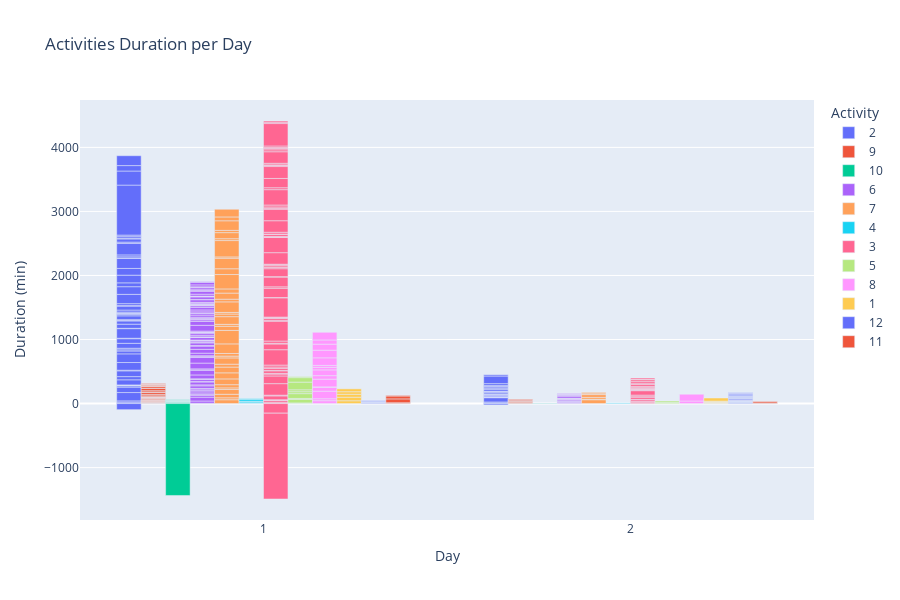

The cell this chart's notebook holds for it:
### Code cell
#Perform your analysis here
fig = px.bar(all_activity_df, x="Day", y="Duration (min)",
             color='Activity', barmode='group',
             title="Activities Duration per Day" ,height=600)

fig.show()

### Figure 1 — Plotly figure (JSON) as saved in the notebook; plotly's stock layout.template omitted (floating-point values rounded to 4 significant figures)
{"data": [{"alignmentgroup": "True", "hovertemplate": "Activity=2<br>Day=%{x}<br>Duration (min)=%{y}<extra></extra>", "legendgroup": "2", "marker": {"color": "#636efa", "pattern": {"shape": ""}}, "name": "2", "offsetgroup": "2", "orientation": "v", "showlegend": true, "textposition": "auto", "type": "bar", "x": [1, 1, 1, 1, 1, 1, 1, 1, 2, 1, 2, 2, 1, 1, 1, 2, 2, 2, 1, 1, 1, 1, 1, 1, 1, 1, 2, 1, 1, 1, 1, 1, 1, 2, 2, 2, 1, 1, 1, 1, 2, 1, 1, 1, 1, 1, 2, 2, 2, 2, 2, 2, 1, 1, 1, 1, 1, 1, 1, 1, 2, 1, 1, 1, 1, 2, 1, 1, 1, 1, 1, 1, 1, 1, 2, 2], "xaxis": "x", "y": [22, 20, 130, 85, 20, 5, 5, 4, 10, 80, 15, 67, 50, 90, 10, 5, 5, 15, 120, 135, 45, 18, 25, 77, 72, 7, 14, 150, 5, -95, 65, 50, 10, 10, 10, -20, 10, 60, 20, 20, 20, 5, 15, 30, 62, 8, 16, 7, 33, 3, 16, 20, 30, 145, 120, 60, 120, 105, 160, 1, 15, 20, 30, 180, 20, 30, 50, 10, 25, 25, 780, 220, 85, 154, 119, 20], "yaxis": "y"}, {"alignmentgroup": "True", "hovertemplate": "Activity=9<br>Day=%{x}<br>Duration (min)=%{y}<extra></extra>", "legendgroup": "9", "marker": {"color": "#EF553B", "pattern": {"shape": ""}}, "name": "9", "offsetgroup": "9", "orientation": "v", "showlegend": true, "textposition": "auto", "type": "bar", "x": [1, 1, 1, 1, 1, 1, 2, 1, 1, 2, 1, 1, 1, 2, 1, 1, 1, 1, 1, 1, 1, 1, 1, 1, 1, 1, 2, 2, 1, 1, 1, 1, 2, 1, 1, 1, 2], "xaxis": "x", "y": [3, 5, 5, 2, 10, 5, 5, 10, 10, 10, 2, 10, 15, 15, 5, 10, 5, 1, 1, 7, 15, 20, 30, 10, 20, 40, 11, 15, 1, 30, 2, 10, 5, 15, 5, 10, 10], "yaxis": "y"}, {"alignmentgroup": "True", "hovertemplate": "Activity=10<br>Day=%{x}<br>Duration (min)=%{y}<extra></extra>", "legendgroup": "10", "marker": {"color": "#00cc96", "pattern": {"shape": ""}}, "name": "10", "offsetgroup": "10", "orientation": "v", "showlegend": true, "textposition": "auto", "type": "bar", "x": [1, 1, 1, 1, 1, 1, 1, 1, 1, 1, 1, 1, 2], "xaxis": "x", "y": [5, 5, 5, 5, 10, 5, 5, 5, 5, 5, 5, -1435, 5], "yaxis": "y"}, {"alignmentgroup": "True", "hovertemplate": "Activity=6<br>Day=%{x}<br>Duration (min)=%{y}<extra></extra>", "legendgroup": "6", "marker": {"color": "#ab63fa", "pattern": {"shape": ""}}, "name": "6", "offsetgroup": "6", "orientation": "v", "showlegend": true, "textposition": "auto", "type": "bar", "x": [1, 1, 1, 1, 1, 1, 1, 1, 1, 2, 1, 1, 1, 1, 1, 1, 1, 1, 2, 1, 1, 1, 1, 1, 1, 1, 1, 2, 1, 1, 1, 1, 1, 1, 1, 2, 1, 1, 2, 1, 1, 1, 1, 2, 1, 1, 1, 1, 1, 1, 1, 1, 2, 1, 1, 1, 1, 1, 1, 2, 2, 1, 1, 1, 2, 1, 1, 1, 1, 1, 2, 1, 1, 1, 1, 1, 1, 1, 1, 2, 1, 1, 1, 2, 1, 1, 1, 1], "xaxis": "x", "y": [5, 35, 60, 30, 20, 2, 30, 20, 25, 10, 10, 40, 15, 45, 10, 30, 10, 60, 10, 72, 23, 0, 90, 90, 10, 15, 40, 15, 60, 50, 10, 40, 10, 20, 10, 10, 5, 39, 22, 5, 6, 25, 30, 5, 15, 5, 15, 90, 60, 25, 7, 18, 8, 10, 30, 30, 10, 20, 30, 5, 30, 40, 25, 10, 11, 5, 4, 10, 15, 10, 15, 40, 5, 40, 5, 5, 2, 30, 45, 5, 15, 20, 25, 10, 10, 30, 40, 10], "yaxis": "y"}, {"alignmentgroup": "True", "hovertemplate": "Activity=7<br>Day=%{x}<br>Duration (min)=%{y}<extra></extra>", "legendgroup": "7", "marker": {"color": "#FFA15A", "pattern": {"shape": ""}}, "name": "7", "offsetgroup": "7", "orientation": "v", "showlegend": true, "textposition": "auto", "type": "bar", "x": [1, 1, 1, 1, 1, 1, 1, 1, 1, 1, 1, 1, 1, 1, 1, 1, 1, 1, 2, 1, 2, 1, 1, 1, 1, 1, 1, 1, 2, 2, 1, 1, 1, 1, 2, 2, 1, 1, 1, 1, 1], "xaxis": "x", "y": [60, 30, 55, 75, 25, 50, 90, 95, 90, 45, 98, 28, 41, 150, 210, 65, 30, 120, 60, 41, 8, 25, 165, 42, 95, 65, 225, 90, 29, 43, 165, 20, 255, 29, 14, 20, 95, 35, 150, 60, 120], "yaxis": "y"}, {"alignmentgroup": "True", "hovertemplate": "Activity=4<br>Day=%{x}<br>Duration (min)=%{y}<extra></extra>", "legendgroup": "4", "marker": {"color": "#19d3f3", "pattern": {"shape": ""}}, "name": "4", "offsetgroup": "4", "orientation": "v", "showlegend": true, "textposition": "auto", "type": "bar", "x": [1, 1, 1, 1, 2, 1, 1], "xaxis": "x", "y": [5, 5, 17, 10, 10, 30, 10], "yaxis": "y"}, {"alignmentgroup": "True", "hovertemplate": "Activity=3<br>Day=%{x}<br>Duration (min)=%{y}<extra></extra>", "legendgroup": "3", "marker": {"color": "#FF6692", "pattern": {"shape": ""}}, "name": "3", "offsetgroup": "3", "orientation": "v", "showlegend": true, "textposition": "auto", "type": "bar", "x": [1, 1, 1, 1, 2, 1, 1, 1, 2, 1, 1, 1, 2, 2, 1, 1, 1, 1, 1, 2, 1, 1, 1, 2, 1, 1, 1, 1, 1, 1, 1, 1, 1, 1, 1, 1, 1, 1, 1, 2, 2, 1, 1, 1, 1, 2, 1, 1, 1, 1, 1, 1, 1, 2, 2, 1, 1, 1, 1, 1, 1, 1, 2, 1, 1, 1, 1, 1, 2, 2, 2, 1, 1, 1, 1, 2, 2, 1, 2, 2, 2, 1, 1, 1, 1], "xaxis": "x", "y": [5, 10, 30, 5, 15, 10, 60, 11, 20, 180, 120, 30, 25, 6, 10, 40, 7, 32, 21, 36, 30, 240, 90, 5, 10, 35, 310, 15, 30, -150, 10, 10, 300, 5, 145, 22, 153, 6, 124, 25, 69, 20, 25, 15, 10, 10, 180, 240, 3, 11, 35, 2, 28, 8, 5, 180, 180, 15, 20, 30, 240, 30, 15, 145, 186, 19, 7, 25, 10, 20, 30, 180, 30, 20, 15, 20, 30, 25, 25, 5, 20, 350, 20, 20, -1340], "yaxis": "y"}, {"alignmentgroup": "True", "hovertemplate": "Activity=5<br>Day=%{x}<br>Duration (min)=%{y}<extra></extra>", "legendgroup": "5", "marker": {"color": "#B6E880", "pattern": {"shape": ""}}, "name": "5", "offsetgroup": "5", "orientation": "v", "showlegend": true, "textposition": "auto", "type": "bar", "x": [1, 1, 1, 1, 1, 1, 2, 2, 1, 1, 1], "xaxis": "x", "y": [10, 55, 15, 75, 30, 30, 20, 20, 120, 70, 15], "yaxis": "y"}, {"alignmentgroup": "True", "hovertemplate": "Activity=8<br>Day=%{x}<br>Duration (min)=%{y}<extra></extra>", "legendgroup": "8", "marker": {"color": "#FF97FF", "pattern": {"shape": ""}}, "name": "8", "offsetgroup": "8", "orientation": "v", "showlegend": true, "textposition": "auto", "type": "bar", "x": [1, 1, 2, 1, 1, 1, 2, 1, 1, 1, 1, 1, 1, 1, 1, 1, 1], "xaxis": "x", "y": [45, 30, 40, 119, 63, 4, 106, 120, 55, 90, 40, 30, 118, 120, 94, 65, 120], "yaxis": "y"}, {"alignmentgroup": "True", "hovertemplate": "Activity=1<br>Day=%{x}<br>Duration (min)=%{y}<extra></extra>", "legendgroup": "1", "marker": {"color": "#FECB52", "pattern": {"shape": ""}}, "name": "1", "offsetgroup": "1", "orientation": "v", "showlegend": true, "textposition": "auto", "type": "bar", "x": [2, 2, 2, 1, 2, 2, 1, 2, 1, 1, 2, 1], "xaxis": "x", "y": [5, 2, 10, 44, 1, 10, 55, 10, 46, 40, 49, 45], "yaxis": "y"}, {"alignmentgroup": "True", "hovertemplate": "Activity=12<br>Day=%{x}<br>Duration (min)=%{y}<extra></extra>", "legendgroup": "12", "marker": {"color": "#636efa", "pattern": {"shape": ""}}, "name": "12", "offsetgroup": "12", "orientation": "v", "showlegend": true, "textposition": "auto", "type": "bar", "x": [2, 2, 2, 2, 1, 2, 2, 2, 1, 2, 2, 2, 1, 2, 2, 1, 1, 2, 1, 2, 2, 2, 2, 2, 2, 1, 2, 2, 2], "xaxis": "x", "y": [10, 10, 5, 5, 5, 5, 5, 5, 10, 10, 3, 16, 5, 5, 5, 5, 10, 10, 10, 10, 5, 8, 15, 15, 15, 5, 5, 5, 5], "yaxis": "y"}, {"alignmentgroup": "True", "hovertemplate": "Activity=11<br>Day=%{x}<br>Duration (min)=%{y}<extra></extra>", "legendgroup": "11", "marker": {"color": "#EF553B", "pattern": {"shape": ""}}, "name": "11", "offsetgroup": "11", "orientation": "v", "showlegend": true, "textposition": "auto", "type": "bar", "x": [1, 2, 2, 1, 1, 1], "xaxis": "x", "y": [13, 10, 22, 60, 45, 10], "yaxis": "y"}], "layout": {"barmode": "group", "height": 600, "legend": {"title": {"text": "Activity"}, "tracegroupgap": 0}, "title": {"text": "Activities Duration per Day"}, "xaxis": {"anchor": "y", "domain": [0, 1], "title": {"text": "Day"}}, "yaxis": {"anchor": "x", "domain": [0, 1], "title": {"text": "Duration (min)"}}}}
